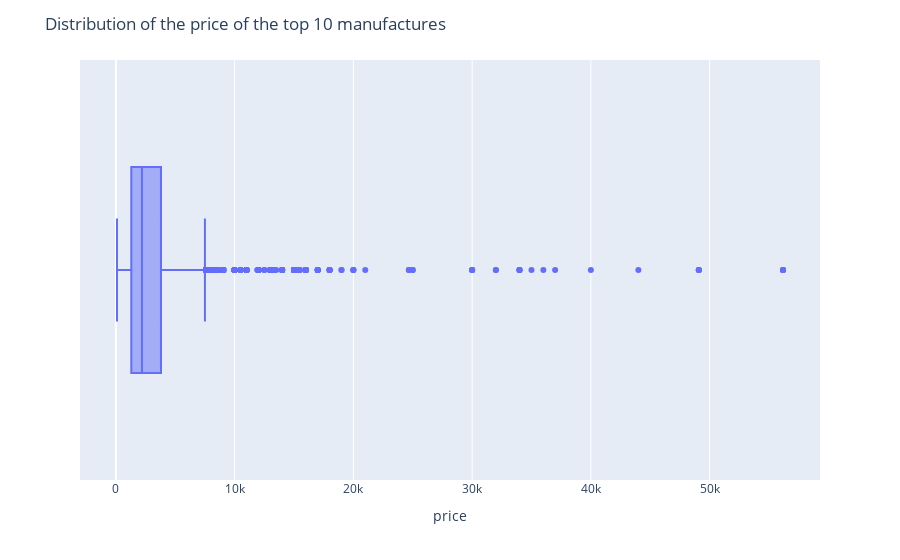

Notebook source saved alongside this figure:
### Markdown cell above
### Distribution of the price

### Code cell
# boxplot to see the distribution and also outliers
fig = px.box(top, x="actual_price",
            hover_data= ['manufacturer','main_category','ratings'])

fig.update_layout(title = "Distribution of the price of the top 10 manufactures",
                 xaxis_title = "price")

fig.show()

### Figure 1 — Plotly figure (JSON) as saved in the notebook; plotly's stock layout.template omitted (floating-point values rounded to 4 significant figures; data arrays with more than 128 entries replaced by an {"elided": "..."} marker saying what was removed)
{"data": [{"alignmentgroup": "True", "customdata": {"elided": "19898x3 mixed values"}, "hovertemplate": "actual_price=%{x}<br>manufacturer=%{customdata[0]}<br>main_category=%{customdata[1]}<br>ratings=%{customdata[2]}<extra></extra>", "legendgroup": "", "marker": {"color": "#636efa"}, "name": "", "notched": false, "offsetgroup": "", "orientation": "h", "showlegend": false, "type": "box", "x": {"elided": "19898 int values"}, "x0": " ", "xaxis": "x", "y0": " ", "yaxis": "y"}], "layout": {"boxmode": "group", "legend": {"tracegroupgap": 0}, "margin": {"t": 60}, "title": {"text": "Distribution of the price of the top 10 manufactures"}, "xaxis": {"anchor": "y", "domain": [0, 1], "title": {"text": "price"}}, "yaxis": {"anchor": "x", "domain": [0, 1]}}}
